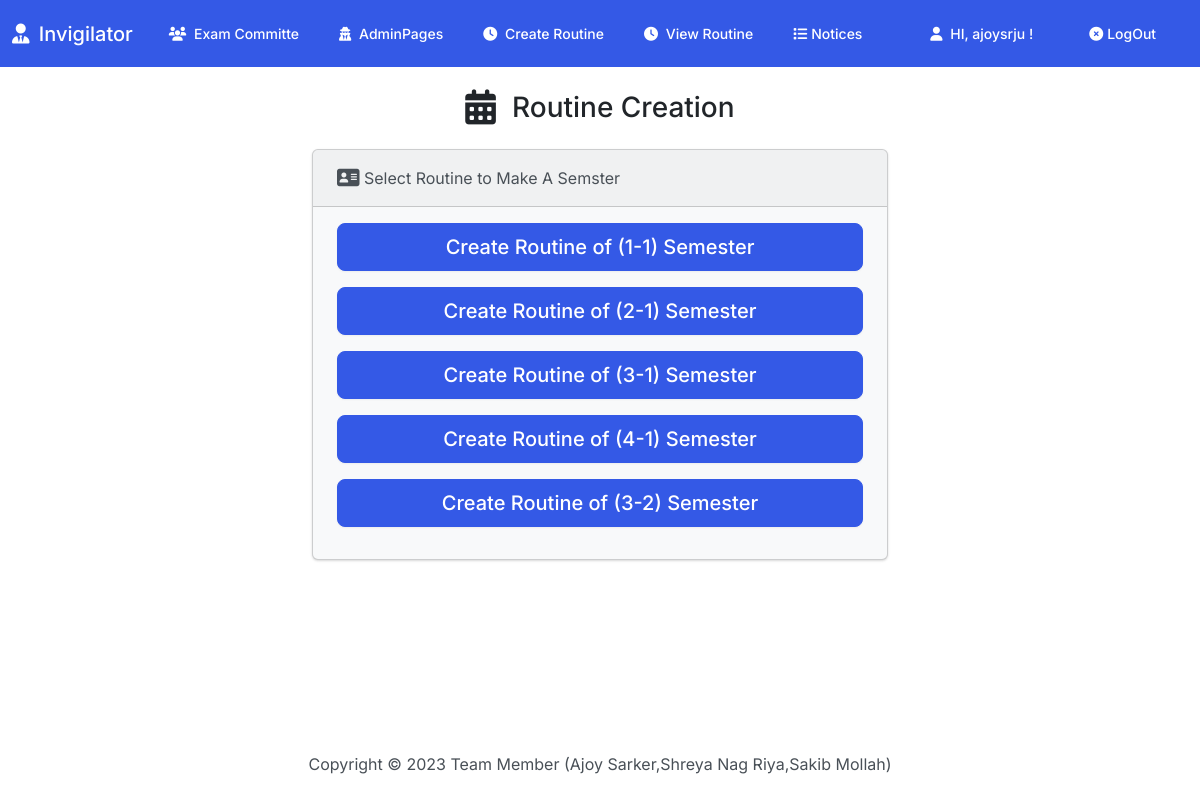
The page /examroutine/ (signed in) on the database its author committed.
### InvApp/models.py (models this page shows, shortened)
class Semester (models.Model):
    semester_name = models.CharField(null=True, max_length=200)
    student_number = models.PositiveIntegerField()
    courses = models.ManyToManyField(Course, null=True)
    chairman = models.OneToOneField(
        Teacher, on_delete=models.CASCADE, null=True)

### InvApp/views.py (the view)
# urls.py: path('examroutine/', views.ExamRoutine.as_view(), name='examroutine'),
class ExamRoutine(AdminRequiredMixin, LoginRequiredMixin, TemplateView):
    template_name = "inv/exam_routine.html"
    def get(self, request):
        semesters = Semester.objects.all()
        semester_list = []
        for semester in semesters:
            semester_list.append({
                'name': semester.semester_name,
                'url': reverse_lazy('createroutine', args=[semester.semester_name])
            })
        return render(request, self.template_name, {'semester_list': semester_list})

### InvApp/views.py (called while the page is built)
    @classmethod
    def as_view(cls, **kwargs):
        view = super().as_view(**kwargs)
        return user_passes_test(lambda u: u.is_superuser)(view)

### InvApp/templates/inv/exam_routine.html (shortened to what this page needs)
{% extends 'inv/base.html' %} {% load static %}
{% block body %}
<h3 class="text-center m-4">
  <i class="fa-solid fa-calendar-days  fa-lg me-3"></i>Routine Creation
</h3>
<div class="row justify-content-center">
  <div class="col-6">
    <div class="card bg-light mb-3">
      <div class="card-header">
        <i class="fa-solid fa-address-card fa-lg"></i> Select Routine to Make A
        Semster
      </div>
      <div class="card-body">
        {% for semester in semester_list %}
        <div class="d-grid gap-2 mb-3">
          <button class="btn btn-lg btn-primary" type="button" style="color:white">
            <a href="{{ semester.url }}" style="color:white"> Create Routine of ({{ semester.name }}) Semester</a>
          </button>
        </div>
        {% endfor %}
      </div>
    </div>
  </div>
</div>
{% endblock %}

### InvApp/templates/inv/base.html (shortened to what this page needs)
{% load static %}
<!DOCTYPE html>
<html lang="en">
  <head>
    <link
      rel="stylesheet"
      href="https://cdnjs.cloudflare.com/ajax/libs/OwlCarousel2/2.3.4/assets/owl.carousel.min.css"
    />
    <link
      rel="stylesheet"
      href="https://cdnjs.cloudflare.com/ajax/libs/OwlCarousel2/2.3.4/assets/owl.theme.default.min.css"
    />
    <link
      rel="stylesheet"
      href="https://cdnjs.cloudflare.com/ajax/libs/font-awesome/6.2.0/css/all.min.css"
    />
    <link
      rel="stylesheet"
      href="https://cdnjs.cloudflare.com/ajax/libs/font-awesome/6.1.1/css/all.min.css"
    />
    <link href="{% static 'css/bootstrap.min.css' %}" rel="stylesheet" />
    <link href="{% static 'css/style.css' %}" rel="stylesheet" />
  </head>
  <body class="d-flex flex-column min-vh-100">
    <nav class="navbar navbar-expand-lg navbar-dark bg-primary">
      <div class="container-fluid">
        <a class="navbar-brand" href="{% url 'index' %}">
          <i class="fa-solid fa-user-tie  me-1"></i>
          {% if user.is_authenticated and user.is_superuser %}
          Invigilator
          {% else %}
          Invigilator Management System
          {% endif%}
        </a>
        <div class="collapse navbar-collapse" id="navbarColor01">
          <ul class="navbar-nav me-auto">
            {% if user.is_authenticated and user.is_superuser or user.teacher %}
            <li class="nav-item">
              <a class="nav-link" href="{% url 'viewcommittellist' %}">
                <i class="fa-sharp fa-solid fa-users  me-1"></i>
                Exam Committe
              </a>
            </li>
            {% endif %}
            {% if user.is_authenticated and user.is_superuser %}
            <li class="nav-item">
              <a class="nav-link" href="{% url 'admin_pages' %}">
                <i class="fa-solid fa-user-secret fa-beat-fade me-1"></i>
                AdminPages
              </a>
            </li>
            {% endif %}
            {% if user.is_authenticated and user.is_superuser %}
            <li class="nav-item">
              <a class="nav-link" href="{% url 'examroutine' %}">
                <i class="fa-solid fa-clock  me-1"></i> Create Routine
              </a>
            </li>
            {% endif %}
            <li class="nav-item">
              <a class="nav-link" href="{% url 'viewallsemester' %}">
                <i class="fa-solid fa-clock  me-1"></i> View Routine
              </a>
            </li>
            <li class="nav-item">
              <a class="nav-link" href="{% url 'allnotice' %}">
                <i class="fa-solid fa-list  me-1"></i>Notices
              </a>
            </li>
          </ul>
          <ul class="navbar-nav me-auto">
            {% if user.is_authenticated %}
            <li class="nav-item ms-lg-4">
              <a class="nav-link" href="{% url 'profile' username=user.username %}">
                <i class="fa-solid fa-user me-1"></i>
                HI, {{ user.username }} !
              </a>
            </li>
            <li class="nav-item ms-lg-4">
              <a class="nav-link" href="{% url 'logout' %}">
                <i class="fa-solid fa-circle-xmark  me-1 " ></i>LogOut
              </a>
            </li>
            {% endif %}
          </ul>
        </div>
      </div>
    </nav>
    <div class="container-fluid">
      {% block body %}
      {% endblock %}
    </div>
    <footer class="mt-auto mb-4">
      <div class="text-center">
        <span>
          Copyright &copy;
          Team Member (Ajoy Sarker,Shreya Nag Riya,Sakib Mollah)
        </span>
      </div>
    </footer>
  </body>
</html>

### rows shown on the page
Semester: name "1-1"
Semester: name "2-1"
Semester: name "3-1"
Semester: name "4-1"
Semester: name "3-2"

### other values the page prints
{{ user.username }} "ajoysrju"
